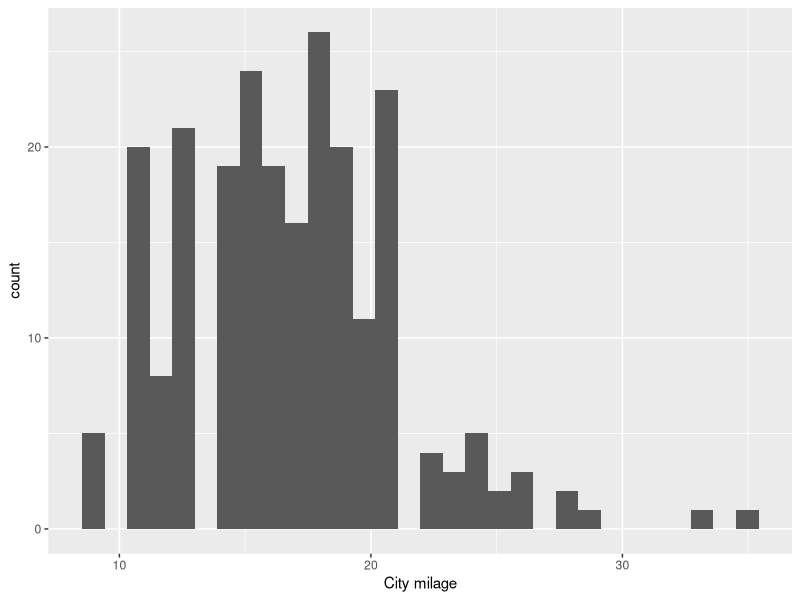
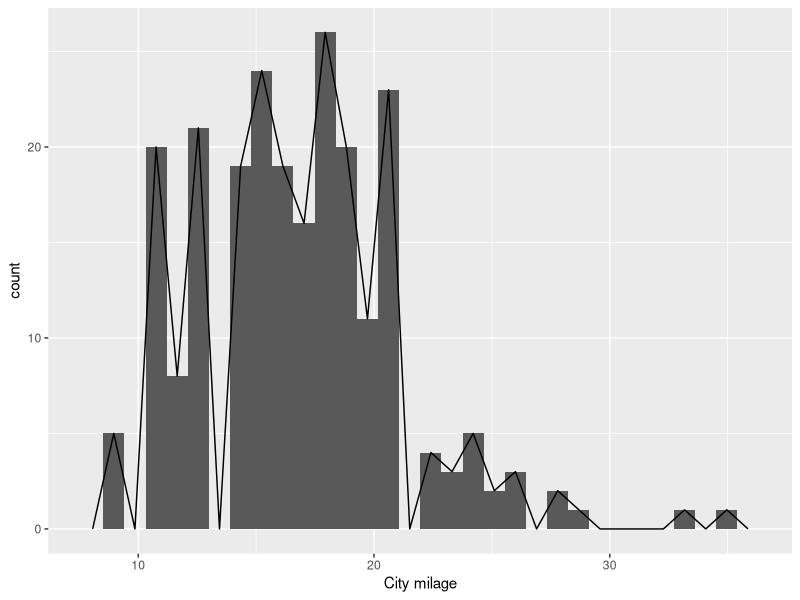
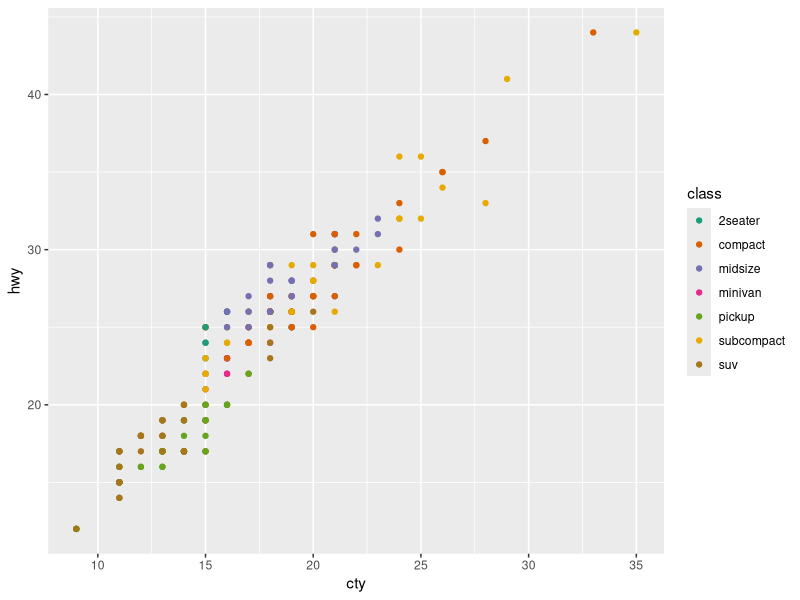

Generate these figures, in order, with R:
# Library hinzufügen und ausführen
library(tidyverse)
# Code ausführen mit Str+ Enter / Cmd Enter -> Führt die aktuelle Zeile oder den markierten Code in der Console aus

# Datensätze anzeigen und auswählen (Datensätze die in den Bibliotheken enthalten sind)
data()

# Dataset anschauen
view(mpg)

# Öffnet beschreibung im Help Tab über das Dataset
?mpg

# Überblick über Funktionen/methoden
?mean

# Überblick über Dataset (Cols & Rows)
glimpse(mpg)

# Filterung des Datasets - cty(city miles per gallon) >= 20. Wird in neues ds
# gespeichert und ausgegeben mit view()
filter(mpg, cty >= 20)
mpg_efficient <- filter(mpg, cty >= 20)
view(mpg_efficient)


# Um values zu filtern muss == statt = angegeben werden.
mpg_ford <- filter(mpg, manufacturer == "ford")
view(mpg_ford)


# Mutate adds or changes variable in dataset. Hier wurden gallons/mile in km/l
# umgerechnet und als neue spalte hinzugefügt
mpg_metric <-  mutate(mpg, cty_metric = 0.425144 *cty)
glimpse(mpg_metric)


# Tool um Argument zur nächsten funktion hinzuzufügen %>% 
mpg_metric <- mpg %>% #cmd+shift+m /ctrl+shift+m
  mutate(cty_metric = 0.425144 *cty)

mpg %>%
  group_by(class) %>% 
  summarise(mean(cty),
            median(cty))

# Data viz with ggplot2 (grammar of graphics)
# aes (aesthentics) the way of saying welche var sollen wie kommunizieren
# geom_ + Type of plot -> ist die syntax zum plotten
ggplot(mpg, aes(x=cty)) + 
  geom_histogram() +
  labs( x= "City milage")

# Plots können gelayert werden
ggplot(mpg, aes(x=cty)) + 
  geom_histogram() +
  geom_freqpoly() +
  labs( x= "City milage")

# Scatter plot
ggplot(mpg, aes(x = cty,
                y = hwy,
                color = class)) + 
  geom_point() +
  scale_color_brewer(palette = "Dark2")
# geom_smooth(method = "lm")  linear relationship durch einfaches hinzufügen einer Regression line


# Gerichteter Zweistichproben-t-Test 
# "Verbrauchen SUVs mehr Sprit in der Stadt als kompaktautos?"
#  Variablen:
#   cty = Stadtverbrauch (je mehr man pro Gallone fahren kann, desto sparsamer!)
#   class = Fahrzeugklasse (z.B. "suv", "compact")

t.test(
  cty ~ class,
  data = mpg %>% filter(class %in% c("suv", "compact")),
  alternative = "less"
)
# cty(abhängige Variable, was gemessen wird -> Stadtverbrauch) ~ class(Gruppierungsvariable: 2 Gruppen "suv" und "compact")
# -> R vergleicht den Durchschnitt von cty zwischen beiden Klassen 

# data ist das dataframe was wir R mitgeben für den t-test, in dem Fall geben wir das gesamte mpg Dataframe mit aber gefiltert auf alle Zeilen die in Classe SUV oder COMPACT sind 

# alternative = "less" Compact, SUV (Alphabet) Das rechte wie als Vergleich genommen von R. Man fragt sich ob SUVs mehr verbrauchen als Compact also SUV fährt kürzere Strecken mit einer Gallone daher less 

# Teilen mit anderen Leute (Kollegen, Stakeholder...) -> Markdown dokument in files erstellen